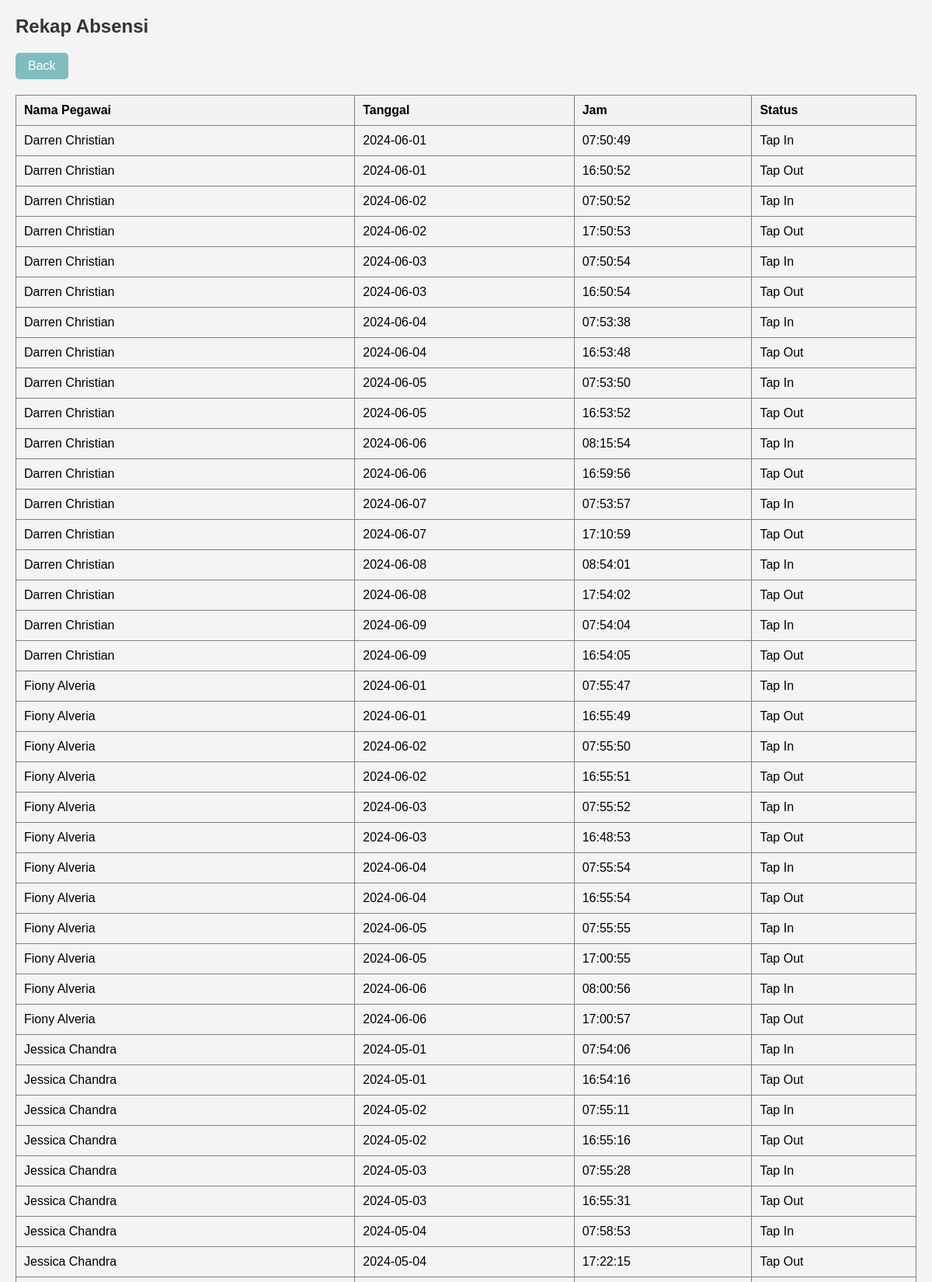
/rekapAbsensi.php (signed in, upper part), run on the app's committed database.
### tables this page shows
CREATE TABLE `absensi` (
  `id_pegawai` int(5) DEFAULT NULL,
  `tgl_tap` datetime DEFAULT NULL,
  `status` varchar(50) DEFAULT NULL,
  KEY `id_pegawai` (`id_pegawai`),
  CONSTRAINT `absensi_ibfk_1` FOREIGN KEY (`id_pegawai`) REFERENCES `pegawai` (`id`)
);

CREATE TABLE `pegawai` (
  `id` int(5) NOT NULL,
  `nama` varchar(50) DEFAULT NULL,
  `alamat` varchar(50) DEFAULT NULL,
  `tgl_lahir` date DEFAULT NULL,
  `divisi` varchar(50) DEFAULT NULL,
  `gaji_pokok` int(20) DEFAULT NULL,
  `hari_kerja_1_bulan` int(20) DEFAULT NULL,
  `jam_kerja_1_hari` int(20) DEFAULT NULL,
  PRIMARY KEY (`id`)
);

### rekapAbsensi.php (the view, shortened to what this page needs)
<?php
include "config/koneksi.php";
?>
<!DOCTYPE html>
<html lang="en">
<head>
</head>
<body>
<div class="container">
    <h2>Rekap Absensi</h2>
    <a href="http://localhost/sistem_absensi/sistemSdm.php" class="button">Back</a>
    <table border='1'>
        <tr>
            <th>Nama Pegawai</th>
            <th>Tanggal</th>
            <th>Jam</th>
            <th>Status</th>
        </tr>
        <?php
        $query = "SELECT absensi.id_pegawai, absensi.tgl_tap, absensi.status, pegawai.nama
        FROM absensi
        INNER JOIN pegawai ON absensi.id_pegawai = pegawai.id";
        $result = mysqli_query($koneksi, $query);
        if(!$result){
            echo "query gagal!";
        }
        else{
            while($row = mysqli_fetch_assoc($result)){
                $tanggal = date('Y-m-d', strtotime($row['tgl_tap']));
                $jam = date('H:i:s', strtotime($row['tgl_tap']));
                echo "<tr>
                        <td>".$row['nama']."</td>
                        <td>".$tanggal."</td>
                        <td>".$jam."</td>
                        <td>".$row['status']."</td>
                      </tr>";
            }
        }
        ?>
    </table>
</div>
</body>
</html>

### rekapAbsensi.php (style rules this page uses)
* { box-sizing: border-box; }
body { font-family: Arial, sans-serif; background-color: #f4f4f4; margin: 0; padding: 0; }
.container { margin: 20px; }
h2 { color: #333; }
table { width: 100%; border-collapse: collapse; margin-top: 20px; }
th { background-color: #f2f2f2; }
th, td { padding: 10px; text-align: left; }
a.button { display: inline-block; padding: 8px 16px; text-decoration: none; background-color: #80BCBD; color: white; border-radius: 5px; cursor: pointer; }

### data on the page
absensi: id_pegawai.nama "Darren Christian", tgl_tap "2024-06-01", tgl_tap "07:50:49", status "Tap In"
absensi: id_pegawai.nama "Darren Christian", tgl_tap "2024-06-01", tgl_tap "16:50:52", status "Tap Out"
absensi: id_pegawai.nama "Darren Christian", tgl_tap "2024-06-02", tgl_tap "07:50:52", status "Tap In"
absensi: id_pegawai.nama "Darren Christian", tgl_tap "2024-06-02", tgl_tap "17:50:53", status "Tap Out"
absensi: id_pegawai.nama "Darren Christian", tgl_tap "2024-06-03", tgl_tap "07:50:54", status "Tap In"
absensi: id_pegawai.nama "Darren Christian", tgl_tap "2024-06-03", tgl_tap "16:50:54", status "Tap Out"
absensi: id_pegawai.nama "Darren Christian", tgl_tap "2024-06-04", tgl_tap "07:53:38", status "Tap In"
absensi: id_pegawai.nama "Darren Christian", tgl_tap "2024-06-04", tgl_tap "16:53:48", status "Tap Out"
absensi: id_pegawai.nama "Darren Christian", tgl_tap "2024-06-05", tgl_tap "07:53:50", status "Tap In"
absensi: id_pegawai.nama "Darren Christian", tgl_tap "2024-06-05", tgl_tap "16:53:52", status "Tap Out"
absensi: id_pegawai.nama "Darren Christian", tgl_tap "2024-06-06", tgl_tap "08:15:54", status "Tap In"
absensi: id_pegawai.nama "Darren Christian", tgl_tap "2024-06-06", tgl_tap "16:59:56", status "Tap Out"
absensi: id_pegawai.nama "Darren Christian", tgl_tap "2024-06-07", tgl_tap "07:53:57", status "Tap In"
absensi: id_pegawai.nama "Darren Christian", tgl_tap "2024-06-07", tgl_tap "17:10:59", status "Tap Out"
absensi: id_pegawai.nama "Darren Christian", tgl_tap "2024-06-08", tgl_tap "08:54:01", status "Tap In"
absensi: id_pegawai.nama "Darren Christian", tgl_tap "2024-06-08", tgl_tap "17:54:02", status "Tap Out"
absensi: id_pegawai.nama "Darren Christian", tgl_tap "2024-06-09", tgl_tap "07:54:04", status "Tap In"
absensi: id_pegawai.nama "Darren Christian", tgl_tap "2024-06-09", tgl_tap "16:54:05", status "Tap Out"
absensi: id_pegawai.nama "Fiony Alveria", tgl_tap "2024-06-01", tgl_tap "07:55:47", status "Tap In"
absensi: id_pegawai.nama "Fiony Alveria", tgl_tap "2024-06-01", tgl_tap "16:55:49", status "Tap Out"
absensi: id_pegawai.nama "Fiony Alveria", tgl_tap "2024-06-02", tgl_tap "07:55:50", status "Tap In"
absensi: id_pegawai.nama "Fiony Alveria", tgl_tap "2024-06-02", tgl_tap "16:55:51", status "Tap Out"
absensi: id_pegawai.nama "Fiony Alveria", tgl_tap "2024-06-03", tgl_tap "07:55:52", status "Tap In"
absensi: id_pegawai.nama "Fiony Alveria", tgl_tap "2024-06-03", tgl_tap "16:48:53", status "Tap Out"
absensi: id_pegawai.nama "Fiony Alveria", tgl_tap "2024-06-04", tgl_tap "07:55:54", status "Tap In"
absensi: id_pegawai.nama "Fiony Alveria", tgl_tap "2024-06-04", tgl_tap "16:55:54", status "Tap Out"
absensi: id_pegawai.nama "Fiony Alveria", tgl_tap "2024-06-05", tgl_tap "07:55:55", status "Tap In"
absensi: id_pegawai.nama "Fiony Alveria", tgl_tap "2024-06-05", tgl_tap "17:00:55", status "Tap Out"
absensi: id_pegawai.nama "Fiony Alveria", tgl_tap "2024-06-06", tgl_tap "08:00:56", status "Tap In"
absensi: id_pegawai.nama "Fiony Alveria", tgl_tap "2024-06-06", tgl_tap "17:00:57", status "Tap Out"
absensi: id_pegawai.nama "Jessica Chandra", tgl_tap "2024-05-01", tgl_tap "07:54:06", status "Tap In"
absensi: id_pegawai.nama "Jessica Chandra", tgl_tap "2024-05-01", tgl_tap "16:54:16", status "Tap Out"
absensi: id_pegawai.nama "Jessica Chandra", tgl_tap "2024-05-02", tgl_tap "07:55:11", status "Tap In"
absensi: id_pegawai.nama "Jessica Chandra", tgl_tap "2024-05-02", tgl_tap "16:55:16", status "Tap Out"
absensi: id_pegawai.nama "Jessica Chandra", tgl_tap "2024-05-03", tgl_tap "07:55:28", status "Tap In"
absensi: id_pegawai.nama "Jessica Chandra", tgl_tap "2024-05-03", tgl_tap "16:55:31", status "Tap Out"
absensi: id_pegawai.nama "Jessica Chandra", tgl_tap "2024-05-04", tgl_tap "07:58:53", status "Tap In"
absensi: id_pegawai.nama "Jessica Chandra", tgl_tap "2024-05-04", tgl_tap "17:22:15", status "Tap Out"
